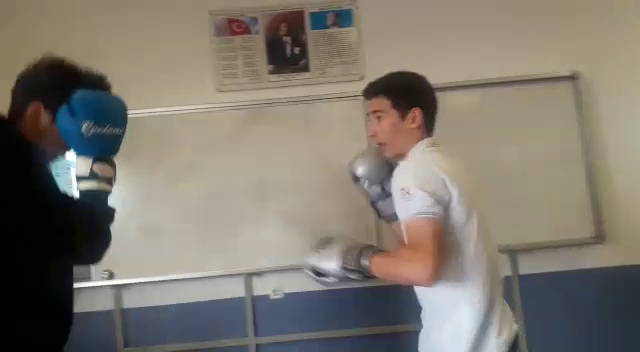
#> input picture frame 18 of Filtering/Lesson3/neoluyola.mp4, 640 x 352 px
$ python lesson3.py
#> lines starting #> are read from the running program, lines starting #| are printed output that depends on the picture; after the words box and inside, x2 and y2 are one past the last pixel; in counts of white or black regions, pixels touching at a corner belong together
import cv2
import numpy as np

camera = cv2.VideoCapture("neoluyola.mp4")

low = np.array([88,50,50])
high = np.array([130,255,255])

while True:
    ret,kare = camera.read()
#> kare is the input picture: shape (352, 640, 3); mean B, G, R 110.5, 121.1, 126.6

    hsv = cv2.cvtColor(kare,cv2.COLOR_BGR2HSV)
#> hsv: shape (352, 640, 3); mean H, S, V 42, 60.7, 131.4

    mask = cv2.inRange(hsv,low,high)
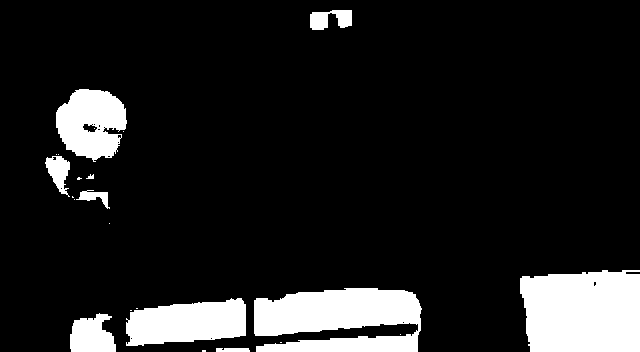
#> mask: shape (352, 640); 12.6% white; 23 white regions (13 under 20 px), largest, box (x1, y1, x2, y2) and area: (520, 270, 640, 352) 9053, (254, 288, 422, 352) 8322, (126, 298, 246, 346) 4363

    final = cv2.bitwise_and(kare,hsv,mask = mask)
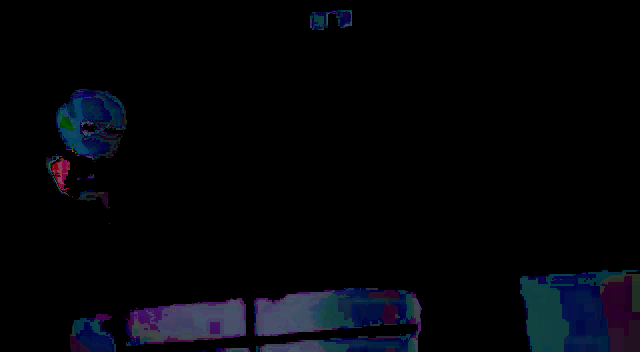
#> final: shape (352, 640, 3); mean B, G, R 9.1, 5.1, 4

    kernel = np.ones((5,5),np.uint8)

    erosion = cv2.erode(mask,kernel,iterations=1)
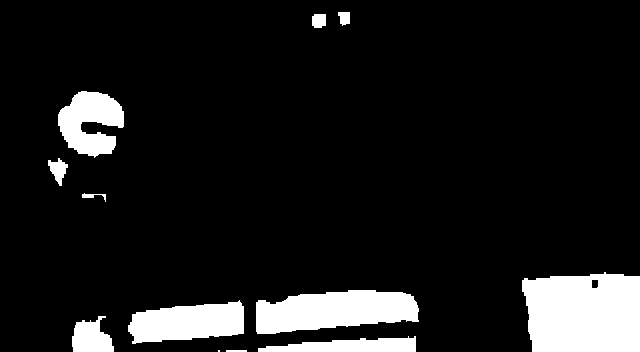
#> erosion: shape (352, 640); 10.6% white; 12 white regions (1 under 20 px), largest, box (x1, y1, x2, y2) and area: (522, 272, 640, 352) 8525, (256, 290, 419, 334) 5308, (128, 300, 244, 344) 3662

    diolation = cv2.dilate(mask,kernel,iterations=1)
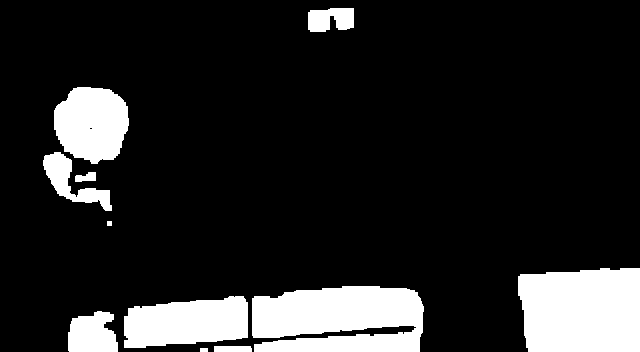
#> diolation: shape (352, 640); 14.8% white; 11 white regions, largest, box (x1, y1, x2, y2) and area: (252, 286, 424, 352) 9701, (518, 268, 640, 352) 9542, (124, 296, 248, 348) 5114

    opening = cv2.morphologyEx(mask,cv2.MORPH_OPEN,kernel)
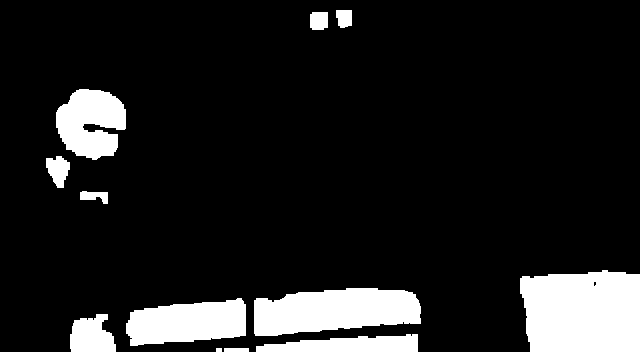
#> opening: shape (352, 640); 12.4% white; 12 white regions, largest, box (x1, y1, x2, y2) and area: (520, 270, 640, 352) 9005, (254, 288, 421, 336) 6192, (126, 298, 246, 346) 4330

    closing = cv2.morphologyEx(mask,cv2.MORPH_CLOSE,kernel)
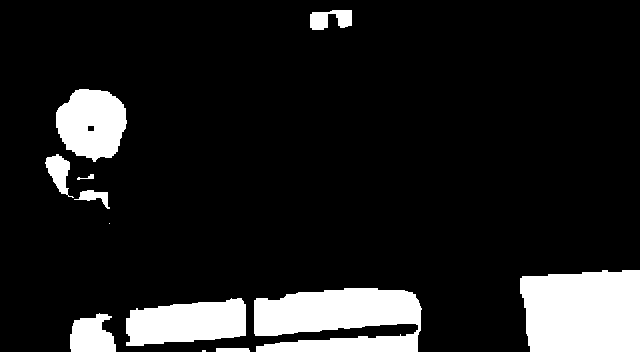
#> closing: shape (352, 640); 12.8% white; 12 white regions (2 under 20 px), largest, box (x1, y1, x2, y2) and area: (520, 270, 640, 352) 9106, (254, 288, 422, 352) 8365, (126, 298, 246, 346) 4398

    cv2.imshow("opening",opening)
    cv2.imshow("closing",closing)


    cv2.imshow("Mask",mask)
    cv2.imshow("son",final)

    if cv2.waitKey(25) & 0xFF == ord('q'):
#> (key q is pressed here)
        break

camera.release()
cv2.destroyAllWindows()

$ run again, starting later in the video
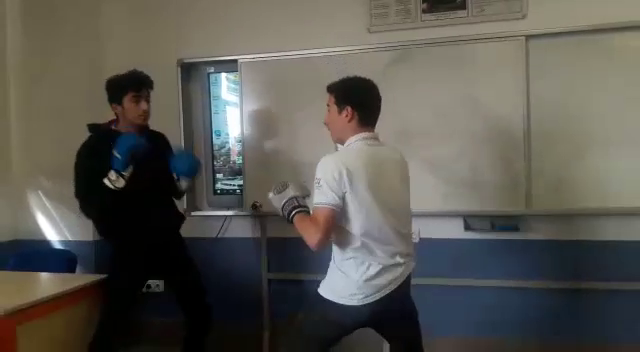
#> input picture frame 81 of Filtering/Lesson3/neoluyola.mp4, 640 x 352 px
#> kare is the input picture: shape (352, 640, 3); mean B, G, R 81, 87.5, 89.6
#> hsv: shape (352, 640, 3); mean H, S, V 47.4, 68.6, 94.9
#> `mask = cv2.inRange(hsv,low,high)`:
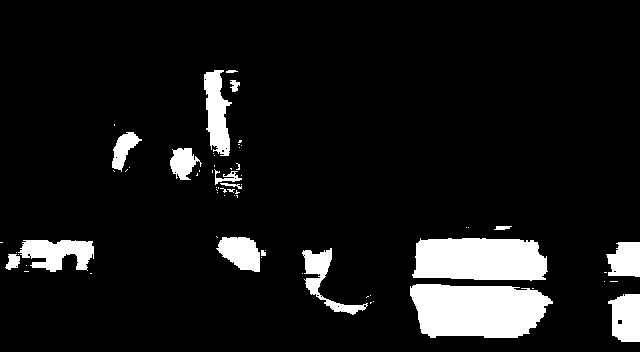
#> mask: shape (352, 640); 9.3% white; 65 white regions (48 under 20 px), largest, box (x1, y1, x2, y2) and area: (410, 284, 553, 338) 6286, (412, 238, 548, 281) 5115, (18, 240, 94, 272) 1610
#> erosion: shape (352, 640); 6.9% white; 18 white regions (5 under 20 px), largest, box (x1, y1, x2, y2) and area: (412, 286, 549, 336) 5477, (416, 240, 545, 278) 4382, (24, 242, 92, 270) 1003
#> diolation: shape (352, 640); 12.2% white; 19 white regions, largest, box (x1, y1, x2, y2) and area: (408, 282, 555, 340) 7136, (410, 236, 550, 283) 5890, (3, 238, 96, 276) 2630
#> opening: shape (352, 640); 8.8% white; 13 white regions, largest, box (x1, y1, x2, y2) and area: (410, 284, 551, 338) 6257, (414, 238, 547, 280) 5066, (22, 240, 94, 272) 1563
#> `closing = cv2.morphologyEx(mask,cv2.MORPH_CLOSE,kernel)`:
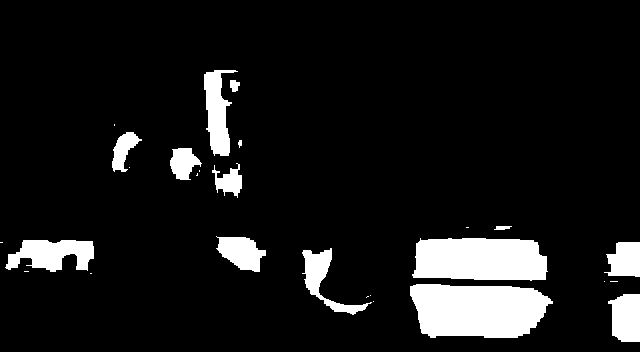
#> closing: shape (352, 640); 9.6% white; 27 white regions (13 under 20 px), largest, box (x1, y1, x2, y2) and area: (410, 284, 553, 338) 6324, (412, 238, 548, 281) 5142, (5, 240, 94, 272) 1904

$ run again, starting later in the video
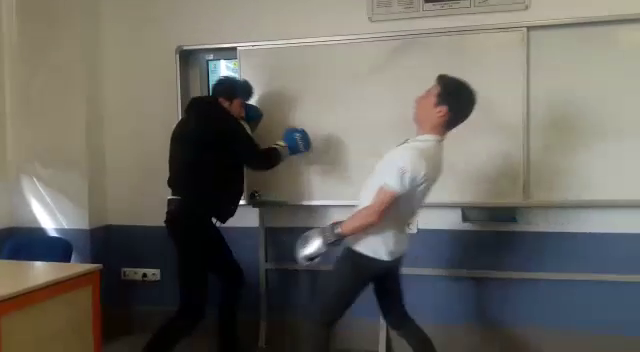
#> input picture frame 145 of Filtering/Lesson3/neoluyola.mp4, 640 x 352 px
#> kare is the input picture: shape (352, 640, 3); mean B, G, R 97.3, 104.1, 106.5
#> hsv: shape (352, 640, 3); mean H, S, V 50.2, 64, 112.1
#> `mask = cv2.inRange(hsv,low,high)`:
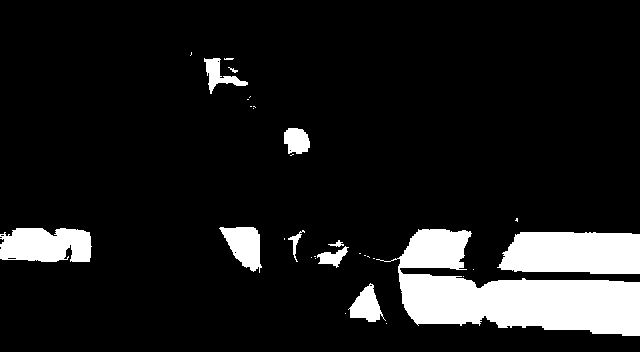
#> mask: shape (352, 640); 11.3% white; 32 white regions (21 under 20 px), largest, box (x1, y1, x2, y2) and area: (376, 229, 640, 336) 13739, (497, 232, 640, 274) 5328, (0, 228, 92, 262) 2694
#> erosion: shape (352, 640); 9.2% white; 10 white regions (1 under 20 px), largest, box (x1, y1, x2, y2) and area: (401, 276, 640, 334) 10196, (503, 234, 640, 272) 4662, (0, 230, 89, 260) 2046
#> diolation: shape (352, 640); 13.8% white; 14 white regions, largest, box (x1, y1, x2, y2) and area: (357, 227, 640, 338) 15729, (495, 230, 640, 276) 6017, (0, 226, 94, 264) 3308
#> opening: shape (352, 640); 11% white; 10 white regions, largest, box (x1, y1, x2, y2) and area: (399, 274, 640, 336) 11372, (501, 232, 640, 274) 5298, (0, 228, 91, 262) 2638
#> `closing = cv2.morphologyEx(mask,cv2.MORPH_CLOSE,kernel)`:
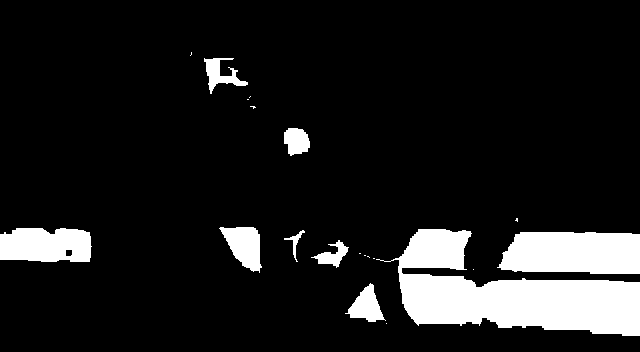
#> closing: shape (352, 640); 11.4% white; 20 white regions (11 under 20 px), largest, box (x1, y1, x2, y2) and area: (376, 229, 640, 336) 13807, (497, 232, 640, 274) 5337, (0, 228, 92, 262) 2776
